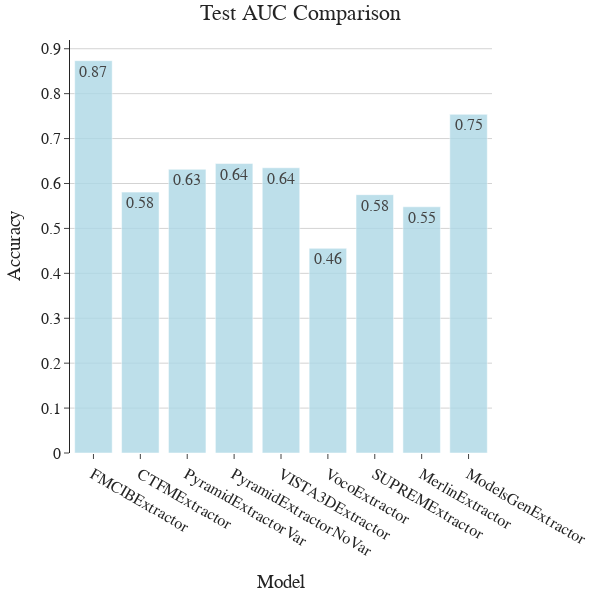

The notebook cell this image was saved under:
### Code cell
# Plot test accuracies
fig = plot_model_comparison(test_accuracies_dict, font_size=16, height=600, width=600, marker_color="#ADD8E6")
fig.show() # Show the plot

### Figure 1 — Plotly figure (JSON) as saved in the notebook; plotly's stock layout.template omitted (floating-point values rounded to 4 significant figures)
{"data": [{"alignmentgroup": "True", "hovertemplate": "Model=%{x}<br>Accuracy=%{y}<extra></extra>", "legendgroup": "", "marker": {"color": "#ADD8E6", "opacity": 0.8, "pattern": {"shape": ""}}, "name": "", "offsetgroup": "", "orientation": "v", "showlegend": false, "textposition": "auto", "texttemplate": "%{y:.2f}", "type": "bar", "x": ["FMCIBExtractor", "CTFMExtractor", "PyramidExtractorVar", "PyramidExtractorNoVar", "VISTA3DExtractor", "VocoExtractor", "SUPREMExtractor", "MerlinExtractor", "ModelsGenExtractor"], "xaxis": "x", "y": [0.8735, 0.5808, 0.6315, 0.6445, 0.635, 0.4556, 0.5751, 0.5482, 0.7539], "yaxis": "y"}], "layout": {"barmode": "relative", "font": {"family": "Arial", "size": 16}, "height": 600, "legend": {"tracegroupgap": 0}, "margin": {"b": 20, "l": 20, "r": 20, "t": 40}, "showlegend": false, "title": {"text": "Test AUC Comparison", "x": 0.5, "xanchor": "center"}, "width": 600, "xaxis": {"anchor": "y", "domain": [0, 1], "showgrid": false, "showline": false, "tickfont": {"size": 16}, "title": {"text": "Model"}}, "yaxis": {"anchor": "x", "domain": [0, 1], "gridcolor": "lightgrey", "showgrid": true, "tickfont": {"size": 16}, "title": {"text": "Accuracy"}}}}
